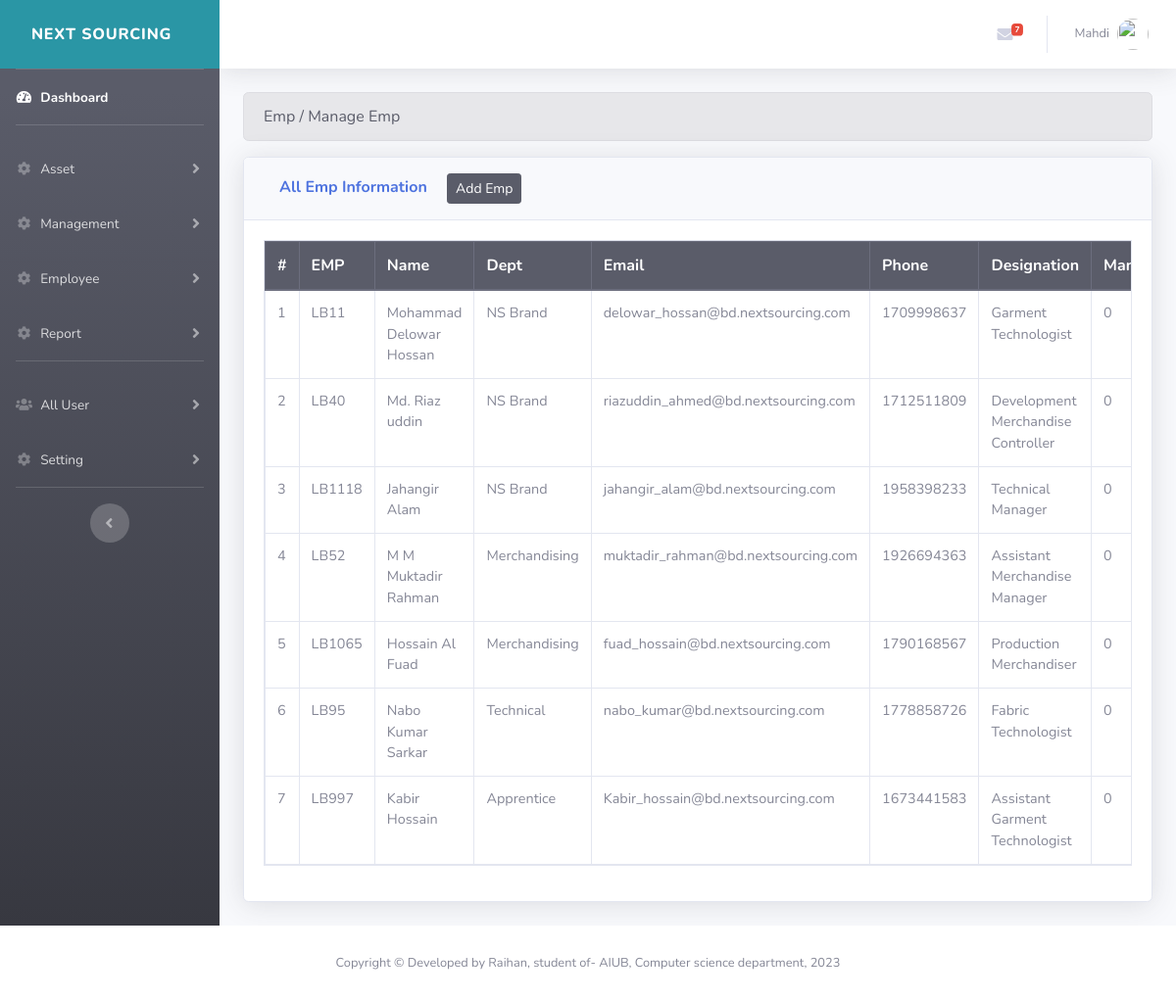
/admin/managecustomer.php (signed in), run on the app's committed database.
### tables this page shows
CREATE TABLE `theme` (
  `id` int(1) NOT NULL,
  `theme` varchar(255) NOT NULL,
  `banner` varchar(18) NOT NULL,
  `rate` int(255) NOT NULL
);

CREATE TABLE `customer` (
  `id` int(5) NOT NULL,
  `emp_code` varchar(10) NOT NULL,
  `cus_name` varchar(255) NOT NULL,
  `cus_address` varchar(255) NOT NULL,
  `cus_email` varchar(255) NOT NULL,
  `cus_phone` varchar(255) NOT NULL,
  `cus_ref_no` varchar(255) NOT NULL,
  `cus_ref` int(5) NOT NULL,
  `cus_date` date NOT NULL,
  `asset` varchar(11) NOT NULL,
  `status` int(1) NOT NULL,
  `image` text NOT NULL
);

### admin/managecustomer.php (the view, shortened to what this page needs)
    <?php include "includes/header.php"; ?>
<div class="container-fluid">
    <div class="ml-.5 text-gray-800 alert alert-secondary">Emp / Manage Emp</div>
<div class="row">
    <div class="col-md-12">
        <div class="card shadow mb-4">
            <div class="card-header py-3 d-flex">
                <h6 class="m-0 pl-3 font-weight-bold text-primary">
                    All Emp Information
                    <?php if ($_SESSION['user_role'] == '1'): ?>
                        <a href="add_customer.php" class="btn btn-dark btn-sm ml-3">Add Emp</a>
                    <?php endif; ?>
                </h6>
            </div>
            <div class="card-body">
                <table class="table table-responsive table-bordered">
                    <thead class="thead-dark">
                        <tr>
                            <th>#</th>
                            <th>EMP </th>
                            <th>Name</th>
                            <th>Dept</th>
                            <th>Email</th>
                            <th>Phone</th>
                            <th>Designation</th>
                            <th>Manager</th>
                        </tr>
                    </thead>
                    <tbody style="font-size: 0.9rem;">
                        <?php
                        $stmt = $connection->prepare("SELECT * FROM customer WHERE status = '0'");
                        $stmt->execute();
                        $result = $stmt->get_result();
                        $i = 1;
                        while ($row = $result->fetch_assoc()) {
                            ?>
                            <tr>
                                <td><?= $i++; ?></td>
                                <td><?= htmlspecialchars($row['emp_code']); ?></td>
                                <td><?= htmlspecialchars($row['cus_name']); ?></td>
                                <td><?= htmlspecialchars($row['cus_address']); ?></td>
                                <td><?= htmlspecialchars($row['cus_email']); ?></td>
                                <td><?= htmlspecialchars($row['cus_phone']); ?></td>
                                <td><?= htmlspecialchars($row['cus_ref_no']); ?></td>
                                <td><?= htmlspecialchars($row['cus_ref']); ?></td>
                            </tr>
                            <?php
                        }
                        ?>
                    </tbody>
                </table>
            </div>
        </div>
    </div>
</div>
                </div>
            </div>
        </div>
    </div>
<?php include "includes/footer.php"; ?>

### admin/includes/navbar.php (shortened to what this page needs)
<?php
$query        = "SELECT * FROM theme ";
$select_theme = mysqli_query($connection, $query);
while($row=mysqli_fetch_assoc($select_theme)){
  $theme = $row['theme'];
  $banner = $row['banner'];}
  ?>
  <ul class="navbar-nav bg-gradient-<?php echo $theme;  ?> sidebar sidebar-dark accordion" id="accordionSidebar">
    <a class="bg-info sidebar-brand d-flex align-items-center " href="dashboard.php">
     <div class="sidebar-brand-text mx-3"><?php echo $banner; ?></div>
   </a>
   <hr class="sidebar-divider my-0">
   <li class="nav-item active">
    <a class="nav-link" href="dashboard.php">
      <i class="fas fa-fw fa-tachometer-alt"></i>
      <span>Dashboard</span></a>
    </li>
    <hr class="sidebar-divider">
    <li class="nav-item">
      <a class="nav-link collapsed" href="#" data-toggle="collapse" data-target="#collapsefive2" aria-expanded="true" aria-controls="collapsefive2">
        <i class="fas fa-fw fa-cog"></i>
        <span>Asset</span>
      </a>
    </li>
<li class="nav-item">
  <a class="nav-link collapsed" href="#" data-toggle="collapse" data-target="#collapseParent" aria-expanded="true" aria-controls="collapseParent">
    <i class="fas fa-fw fa-cog"></i>
    <span>Management</span>
  </a>
</li>
<li class="nav-item">
  <a class="nav-link collapsed" href="#" data-toggle="collapse" data-target="#collapsefive" aria-expanded="true" aria-controls="collapsefive">
    <i class="fas fa-fw fa-cog"></i>
    <span>Employee</span>
  </a>
</li>
<li class="nav-item">
  <a class="nav-link collapsed" href="#" data-toggle="collapse" data-target="#collapseSix" aria-expanded="true" aria-controls="collapsefive">
    <i class="fas fa-fw fa-cog"></i>
    <span>Report</span>
  </a>
</li>
<hr class="sidebar-divider">
<li class="nav-item">
  <a class="nav-link collapsed" href="#" data-toggle="collapse" data-target="#alluser" aria-expanded="true" aria-controls="alluser">
    <i class="fas fa-fw fa-users"></i>
    <span>All User</span>
  </a>
</li>
<li class="nav-item">
  <a class="nav-link collapsed" href="#" data-toggle="collapse" data-target="#collapsesix" aria-expanded="true" aria-controls="collapsesix">
    <i class="fas fa-fw fa-cog"></i>
    <span>Setting</span>
  </a>
</li>
<hr class="sidebar-divider d-none d-md-block">
<div class="text-center d-none d-md-inline">
  <button class="rounded-circle border-0" id="sidebarToggle"></button>
</div>
</ul>
<div id="content-wrapper" class="d-flex flex-column">
  <div id="content">
    <nav class="navbar navbar-expand navbar-light bg-white topbar mb-4 static-top shadow">
      <ul class="navbar-nav ml-auto">
    <li class="nav-item dropdown no-arrow mx-1">
      <a class="nav-link dropdown-toggle" href="#" id="messagesDropdown" role="button" data-toggle="dropdown" aria-haspopup="true" aria-expanded="false">
        <i class="fas fa-envelope fa-fw"></i>
        <span class="badge badge-danger badge-counter">7</span>
      </a>
    </li>
    <li class="nav-item dropdown no-arrow">
      <a class="nav-link dropdown-toggle" href="#" id="userDropdown" role="button" data-toggle="dropdown" aria-haspopup="true" aria-expanded="false">
        <span class="mr-2 d-none d-lg-inline text-gray-600 small"><?php echo $_SESSION['fname']; ?></span>
        <img class="img-profile rounded-circle" src="img/users/<?php echo $_SESSION['avater']; ?>">
      </a>
    </li>
  </ul>
</nav>

### data on the page
theme: banner "NEXT SOURCING"
customer: emp_code "LB11", cus_name "Mohammad Delowar Hossan", cus_address "NS Brand", cus_email "delowar_hossan@bd.nextsourcing.com", cus_phone "1709998637", cus_ref_no "Garment Technologist", cus_ref "0"
customer: emp_code "LB40", cus_name "Md. Riaz uddin", cus_address "NS Brand", cus_email "riazuddin_ahmed@bd.nextsourcing.com", cus_phone "1712511809", cus_ref_no "Development Merchandise Controller", cus_ref "0"
customer: emp_code "LB1118", cus_name "Jahangir Alam", cus_address "NS Brand", cus_email "jahangir_alam@bd.nextsourcing.com", cus_phone "1958398233", cus_ref_no "Technical Manager", cus_ref "0"
customer: emp_code "LB52", cus_name "M M Muktadir Rahman", cus_address "Merchandising", cus_email "muktadir_rahman@bd.nextsourcing.com", cus_phone "1926694363", cus_ref_no "Assistant Merchandise Manager", cus_ref "0"
customer: emp_code "LB1065", cus_name "Hossain Al Fuad", cus_address "Merchandising", cus_email "fuad_hossain@bd.nextsourcing.com", cus_phone "1790168567", cus_ref_no "Production Merchandiser", cus_ref "0"
customer: emp_code "LB95", cus_name "Nabo Kumar Sarkar", cus_address "Technical", cus_email "nabo_kumar@bd.nextsourcing.com", cus_phone "1778858726", cus_ref_no "Fabric Technologist", cus_ref "0"
customer: emp_code "LB997", cus_name "Kabir Hossain", cus_address "Apprentice", cus_email "Kabir_hossain@bd.nextsourcing.com", cus_phone "1673441583", cus_ref_no "Assistant Garment Technologist", cus_ref "0"

### other printed values
$_SESSION['fname'] "Mahdi"
